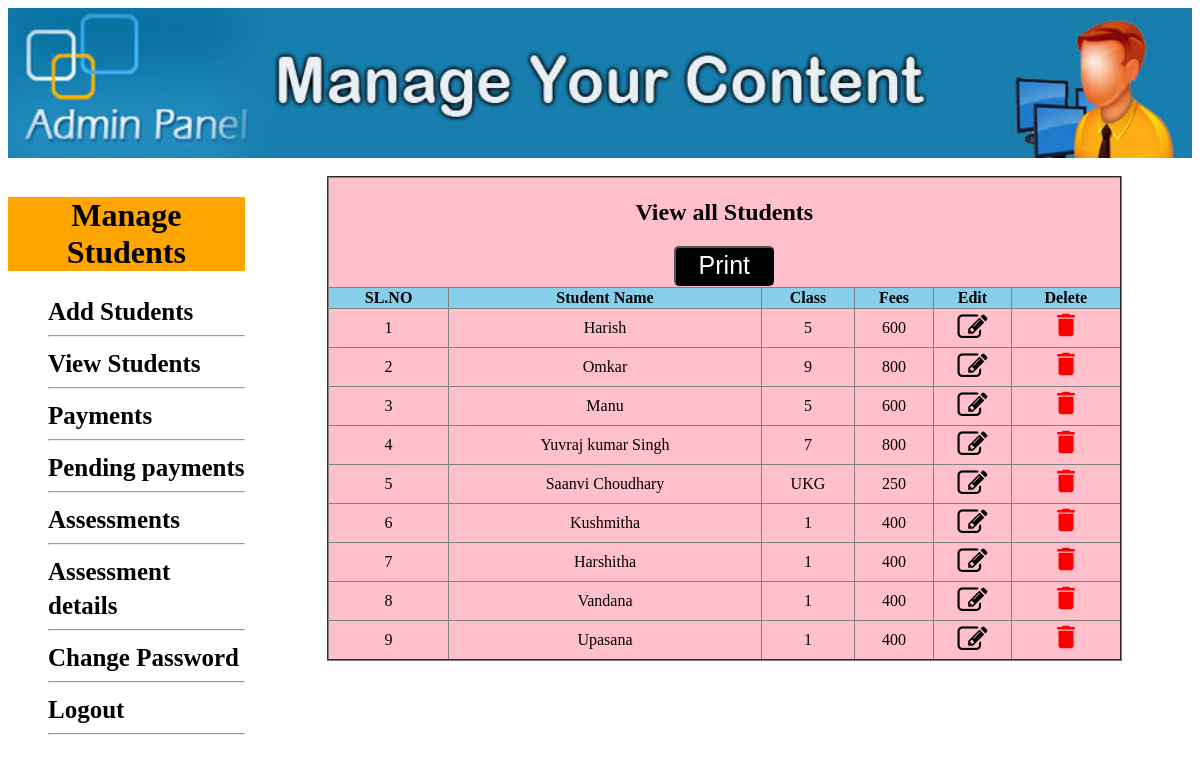
Screenshot of /managestud.php?viewstud (signed in) with the database file from the repository.
### tables this page shows
CREATE TABLE `students` (
  `id` int(100) NOT NULL,
  `name` varchar(100) NOT NULL,
  `course` varchar(100) NOT NULL,
  `fee` int(100) NOT NULL,
  `data` timestamp NOT NULL DEFAULT CURRENT_TIMESTAMP ON UPDATE CURRENT_TIMESTAMP
);

### viewstud.php (the view, shortened to what this page needs)
<table width="795" align="center" bgcolor="pink" border="2" style="border-collapse: collapse;">
		<tr align="center">
		<td colspan="6">
			<h2>View all Students</h2>
			<button style="background-color: black; color: white; cursor: pointer; width: 100px; height: 40px; font-size: 25px; border-radius: 5px;" type="button" class="btn" onclick="print()">Print</button>
		</td>
	</tr>
	<tr align="center" bgcolor="skyblue">
		<th>
			SL.NO
		</th>
		<th>
			Student Name
		</th>
		<th>
			Class
		</th>
		<th>Fees</th>
		<th>Edit</th>
		<th>Delete</th>
	</tr>
<?php
include("db.php");
$sql = "select * from students";
$run = mysqli_query($con, $sql);
while($row = mysqli_fetch_array($run)){
$stud_id = $row['id'];
$studname = $row['name'];
$course = $row['course'];
$fees = $row['fee'];
?>
<tr align="center">
	<td><?php echo "$stud_id";  ?></td>
	<td><?php echo "$studname"; ?></td>
	<td><?php    echo "$course"; ?></td>
	<td><?php  echo "$fees";  ?></td>
	<td><a href="managestud.php?edit_stud=<?php  echo $stud_id;  ?>"><i class="fa fa-edit" style="font-size:30px"></i></a></td>
	<td><a href="delete_stud.php?delete_stud=<?php  echo $stud_id;  ?>"><i class="material-icons" style="font-size:30px;color:red">delete</i></a></td>
</tr>
<?php   } ?>
</table>

### managestud.php (shortened to what this page needs)
<!DOCTYPE html>
<?php
include("db.php");
?>
<html lang="en">
<head>
    <link rel="stylesheet" type="text/css" href="css/style.css" media="all">
    <link rel="stylesheet" href="https://cdnjs.cloudflare.com/ajax/libs/font-awesome/4.7.0/css/font-awesome.min.css">
</head>
<body>
<div class="container-fluid">
        <div id="header">
            <img src="images/bg-header.jpg" width="100%;" height="150px;">
        </div>
        <div class="slide-left"><br>
            <h1>Manage Students</h1>
            <ul>
                <li><a href="managestud.php?addstud">Add Students</a></li><hr>
                <li><a href="managestud.php?viewstud">View Students</a></li><hr>
                <li><a href="managestud.php?payments">Payments</a></li><hr>
                <li><a href="managestud.php?pending">Pending payments</a></li><hr>
                <li><a href="managestud.php?assessment">Assessments</a></li><hr>
                <li><a href="managestud.php?assessdet">Assessment details</a></li><hr>
                <li><a href="managestud.php?changepass">Change Password</a></li><hr>
                <li><a href="logout.php">Logout</a></li><hr>
            </ul>
        </div><br>
        <div class="slide-right">
                <?php
                 if (isset($_GET['viewstud'])) {
                include("viewstud.php");
                }
                ?>
        </div>
    </div>
</body>
</html>

### css/style.css (style rules this page uses)
.container-fluid { width: auto; height: 500px; margin: 0; padding: 0; }
#header { background-color: orange; width: 100%; height: 150px; }
.slide-left { width:20%; float: left; box-sizing: border-box; }
.slide-left h1 { background-color: orange; text-align: center; }
.slide-left ul { list-style: none; }
.slide-left li, a { color: black; text-decoration: none; font-size: 25px; }
.slide-left li, a:hover { transition: .5s ease; font-size: 30px; color: orange; font-weight: bold; }
.slide-right { float: right; width: 79%; }

### rows the page displays
students: id "1", name "Harish", course "5", fee "600"
students: id "2", name "Omkar", course "9", fee "800"
students: id "3", name "Manu", course "5", fee "600"
students: id "4", name "Yuvraj kumar Singh", course "7", fee "800"
students: id "5", name "Saanvi Choudhary", course "UKG", fee "250"
students: id "6", name "Kushmitha", course "1", fee "400"
students: id "7", name "Harshitha", course "1", fee "400"
students: id "8", name "Vandana", course "1", fee "400"
students: id "9", name "Upasana", course "1", fee "400"
